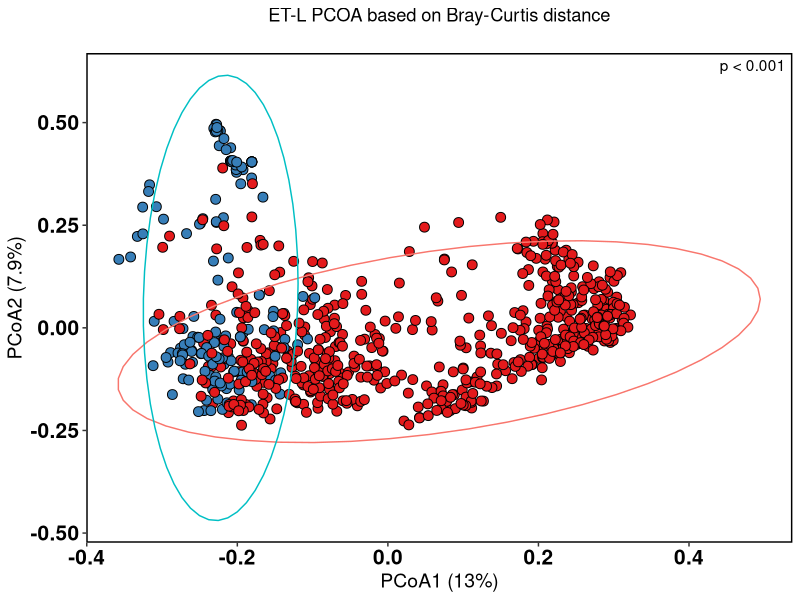
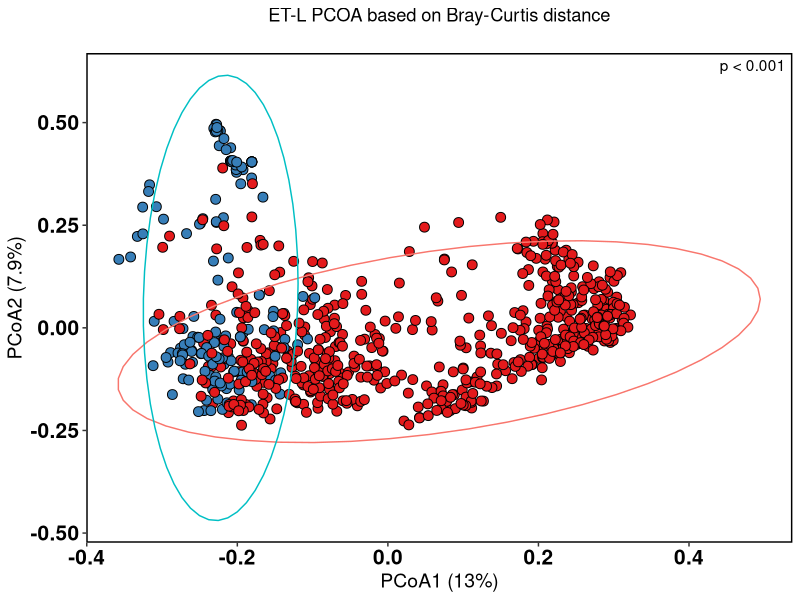

The R script that drew these images, in order:
# Load required libraries
library(vegan)
library(ggplot2)

# Read the data
df <- read.table("data.txt", header=TRUE,row.names = 1, sep="\t")
group<-read.table("group.txt",row.names = 1, sep="\t")
df<-t(df)

# Calculate the Bray-Curtis distance matrix
dist_matrix <- vegdist(df, method="bray")

# Perform PCoA analysis
pcoa_result <- cmdscale(dist_matrix, k=2, eig=TRUE)

# Calculate the proportion of variance explained by each PCoA axis
explained_variance <- pcoa_result$eig / sum(pcoa_result$eig)

# Create a data frame for plotting
plot_df <- data.frame(PC1 = pcoa_result$points[, 1], 
                      PC2 = pcoa_result$points[, 2], 
                      group = as.factor(group$V2))

p<-ggplot(plot_df, aes(x=PC1, y=PC2, color=group, fill=group)) +
  geom_point(size=3, shape=21, color="black") +
  stat_ellipse(aes(fill = group), geom = "polygon", alpha = 0, level=0.95) +  # Add 95% confidence ellipse with transparent fill
  theme_test() +
  scale_fill_brewer(palette ='Set1') + 
  labs(title="",
       x=paste0("PCoA1 (", format(100 * explained_variance[1], digits=2), "%)"),
       y=paste0("PCoA2 (", format(100 * explained_variance[2], digits=2), "%)")) +
  theme(legend.position="bottom") +
  labs(title = "ET-L PCOA based on Bray-Curtis distance
"
  ) +
  annotate("text", x = Inf, y = Inf, label = "p < 0.001", hjust = 1.1, vjust = 1.5) +
  theme(
    panel.border = element_rect(color = "black", size = 1),  # Add a bold border around the plot
    legend.position = "none",  # remove legend
    axis.text = element_text(size = 15, color = "black", face = "bold"),  # Modify the x, y axis scale size and color
    axis.title = element_text(color = "black", size = 14),  # Modify x, y axis title color and font size
    plot.title = element_text(hjust = 0.5)  # center the title
  )

print(p)

# Perform PERMANOVA
permanova_result <- adonis2(dist_matrix ~ group$V2, permutations = 999)
print(permanova_result)

ggsave("ET-L-PCOA.svg", plot = p, width = 5, height = 4)   
